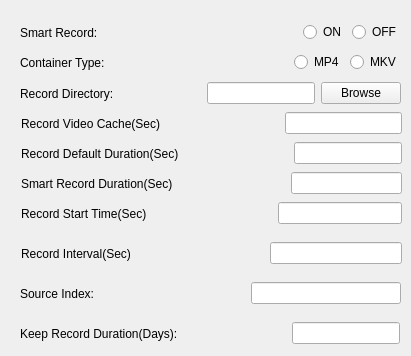
       <widget class="QWidget" name="tab_2">
        <attribute name="title">
         <string>Smart Record</string>
        </attribute>
        <widget class="QWidget" name="layoutWidget">
         <property name="geometry">
          <rect>
           <x>20</x>
           <y>20</y>
           <width>381</width>
           <height>25</height>
          </rect>
         </property>
         <layout class="QHBoxLayout" name="horizontalLayout_29">
          <item>
           <widget class="QLabel" name="label_24">
            <property name="text">
             <string>Smart Record:</string>
            </property>
           </widget>
          </item>
          <item>
           <spacer name="horizontalSpacer_21">
            <property name="orientation">
             <enum>Qt::Horizontal</enum>
            </property>
            <property name="sizeHint" stdset="0">
             <size>
              <width>40</width>
              <height>20</height>
             </size>
            </property>
           </spacer>
          </item>
          <item>
           <widget class="QRadioButton" name="on_radioButton">
            <property name="text">
             <string>ON</string>
            </property>
           </widget>
          </item>
          <item>
           <widget class="QRadioButton" name="off_radioButton">
            <property name="text">
             <string>OFF</string>
            </property>
           </widget>
          </item>
         </layout>
        </widget>
        <widget class="QWidget" name="layoutWidget">
         <property name="geometry">
          <rect>
           <x>20</x>
           <y>50</y>
           <width>381</width>
           <height>25</height>
          </rect>
         </property>
         <layout class="QHBoxLayout" name="horizontalLayout_28">
          <item>
           <widget class="QLabel" name="label_23">
            <property name="text">
             <string>Container Type:</string>
            </property>
           </widget>
          </item>
          <item>
           <spacer name="horizontalSpacer_20">
            <property name="orientation">
             <enum>Qt::Horizontal</enum>
            </property>
            <property name="sizeHint" stdset="0">
             <size>
              <width>40</width>
              <height>20</height>
             </size>
            </property>
           </spacer>
          </item>
          <item>
           <widget class="QRadioButton" name="mp4_radioButton">
            <property name="text">
             <string>MP4</string>
            </property>
           </widget>
          </item>
          <item>
           <widget class="QRadioButton" name="mkv_radioButton">
            <property name="text">
             <string>MKV</string>
            </property>
           </widget>
          </item>
         </layout>
        </widget>
        <widget class="QWidget" name="layoutWidget">
         <property name="geometry">
          <rect>
           <x>21</x>
           <y>110</y>
           <width>381</width>
           <height>27</height>
          </rect>
         </property>
         <layout class="QHBoxLayout" name="horizontalLayout_18">
          <item>
           <widget class="QLabel" name="label_18">
            <property name="text">
             <string>Record Video Cache(Sec)</string>
            </property>
           </widget>
          </item>
          <item>
           <spacer name="horizontalSpacer_26">
            <property name="orientation">
             <enum>Qt::Horizontal</enum>
            </property>
            <property name="sizeHint" stdset="0">
             <size>
              <width>40</width>
              <height>20</height>
             </size>
            </property>
           </spacer>
          </item>
          <item>
           <widget class="QLineEdit" name="video_record_cache_lineEdit">
            <property name="minimumSize">
             <size>
              <width>1</width>
              <height>1</height>
             </size>
            </property>
           </widget>
          </item>
         </layout>
        </widget>
        <widget class="QWidget" name="layoutWidget">
         <property name="geometry">
          <rect>
           <x>21</x>
           <y>140</y>
           <width>381</width>
           <height>27</height>
          </rect>
         </property>
         <layout class="QHBoxLayout" name="horizontalLayout_19">
          <item>
           <widget class="QLabel" name="label_19">
            <property name="text">
             <string>Record Default Duration(Sec)</string>
            </property>
           </widget>
          </item>
          <item>
           <spacer name="horizontalSpacer_25">
            <property name="orientation">
             <enum>Qt::Horizontal</enum>
            </property>
            <property name="sizeHint" stdset="0">
             <size>
              <width>40</width>
              <height>20</height>
             </size>
            </property>
           </spacer>
          </item>
          <item>
           <widget class="QLineEdit" name="record_default_duration_lineEdit">
            <property name="minimumSize">
             <size>
              <width>1</width>
              <height>1</height>
             </size>
            </property>
           </widget>
          </item>
         </layout>
        </widget>
        <widget class="QWidget" name="layoutWidget">
         <property name="geometry">
          <rect>
           <x>21</x>
           <y>170</y>
           <width>381</width>
           <height>27</height>
          </rect>
         </property>
         <layout class="QHBoxLayout" name="horizontalLayout_22">
          <item>
           <widget class="QLabel" name="label_22">
            <property name="text">
             <string>Smart Record Duration(Sec)</string>
            </property>
           </widget>
          </item>
          <item>
           <spacer name="horizontalSpacer_24">
            <property name="orientation">
             <enum>Qt::Horizontal</enum>
            </property>
            <property name="sizeHint" stdset="0">
             <size>
              <width>40</width>
              <height>20</height>
             </size>
            </property>
           </spacer>
          </item>
          <item>
           <widget class="QLineEdit" name="smart_record_duration_lineEdit">
            <property name="minimumSize">
             <size>
              <width>1</width>
              <height>1</height>
             </size>
            </property>
           </widget>
          </item>
         </layout>
        </widget>
        <widget class="QWidget" name="layoutWidget">
         <property name="geometry">
          <rect>
           <x>21</x>
           <y>200</y>
           <width>381</width>
           <height>27</height>
          </rect>
         </property>
         <layout class="QHBoxLayout" name="horizontalLayout_25">
          <item>
           <widget class="QLabel" name="label_20">
            <property name="text">
             <string>Record Start Time(Sec)</string>
            </property>
           </widget>
          </item>
          <item>
           <spacer name="horizontalSpacer_23">
            <property name="orientation">
             <enum>Qt::Horizontal</enum>
            </property>
            <property name="sizeHint" stdset="0">
             <size>
              <width>40</width>
              <height>20</height>
             </size>
            </property>
           </spacer>
          </item>
          <item>
           <widget class="QLineEdit" name="record_start_time_lineEdit">
            <property name="minimumSize">
             <size>
              <width>1</width>
              <height>1</height>
             </size>
            </property>
           </widget>
          </item>
         </layout>
        </widget>
        <widget class="QWidget" name="layoutWidget">
         <property name="geometry">
          <rect>
           <x>21</x>
           <y>240</y>
           <width>381</width>
           <height>27</height>
          </rect>
         </property>
         <layout class="QHBoxLayout" name="horizontalLayout_26">
          <item>
           <widget class="QLabel" name="label_21">
            <property name="text">
             <string>Record Interval(Sec)</string>
            </property>
           </widget>
          </item>
          <item>
           <spacer name="horizontalSpacer_22">
            <property name="orientation">
             <enum>Qt::Horizontal</enum>
            </property>
            <property name="sizeHint" stdset="0">
             <size>
              <width>40</width>
              <height>20</height>
             </size>
            </property>
           </spacer>
          </item>
          <item>
           <widget class="QLineEdit" name="record_interval_lineEdit">
            <property name="minimumSize">
             <size>
              <width>1</width>
              <height>1</height>
             </size>
            </property>
           </widget>
          </item>
         </layout>
        </widget>
        <widget class="QWidget" name="layoutWidget">
         <property name="geometry">
          <rect>
           <x>20</x>
           <y>280</y>
           <width>381</width>
           <height>27</height>
          </rect>
         </property>
         <layout class="QHBoxLayout" name="horizontalLayout_17">
          <item>
           <widget class="QLabel" name="label_16">
            <property name="text">
             <string>Source Index:</string>
            </property>
           </widget>
          </item>
          <item>
           <spacer name="horizontalSpacer_11">
            <property name="orientation">
             <enum>Qt::Horizontal</enum>
            </property>
            <property name="sizeHint" stdset="0">
             <size>
              <width>40</width>
              <height>20</height>
             </size>
            </property>
           </spacer>
          </item>
          <item>
           <widget class="QLineEdit" name="source_index_lineEdit">
            <property name="minimumSize">
             <size>
              <width>1</width>
              <height>1</height>
             </size>
            </property>
           </widget>
          </item>
         </layout>
        </widget>
        <widget class="QWidget" name="layoutWidget">
         <property name="geometry">
          <rect>
           <x>20</x>
           <y>80</y>
           <width>381</width>
           <height>27</height>
          </rect>
         </property>
         <layout class="QHBoxLayout" name="horizontalLayout_30">
          <item>
           <widget class="QLabel" name="label_25">
            <property name="text">
             <string>Record Directory:</string>
            </property>
           </widget>
          </item>
          <item>
           <spacer name="horizontalSpacer_28">
            <property name="orientation">
             <enum>Qt::Horizontal</enum>
            </property>
            <property name="sizeHint" stdset="0">
             <size>
              <width>40</width>
              <height>20</height>
             </size>
            </property>
           </spacer>
          </item>
          <item>
           <widget class="QLineEdit" name="videoRecordDirPathlineEdit"/>
          </item>
          <item>
           <widget class="QPushButton" name="videoRecordBrowsepushButton">
            <property name="text">
             <string>Browse</string>
            </property>
           </widget>
          </item>
         </layout>
        </widget>
        <widget class="QWidget" name="layoutWidget">
         <property name="geometry">
          <rect>
           <x>20</x>
           <y>320</y>
           <width>380</width>
           <height>27</height>
          </rect>
         </property>
         <layout class="QHBoxLayout" name="horizontalLayout_13">
          <item>
           <widget class="QLabel" name="label_15">
            <property name="text">
             <string>Keep Record Duration(Days):</string>
            </property>
           </widget>
          </item>
          <item>
           <spacer name="horizontalSpacer_27">
            <property name="orientation">
             <enum>Qt::Horizontal</enum>
            </property>
            <property name="sizeHint" stdset="0">
             <size>
              <width>28</width>
              <height>20</height>
             </size>
            </property>
           </spacer>
          </item>
          <item>
           <widget class="QLineEdit" name="keep_record_duration_day_counter_lineEdit"/>
          </item>
         </layout>
        </widget>
       </widget>
